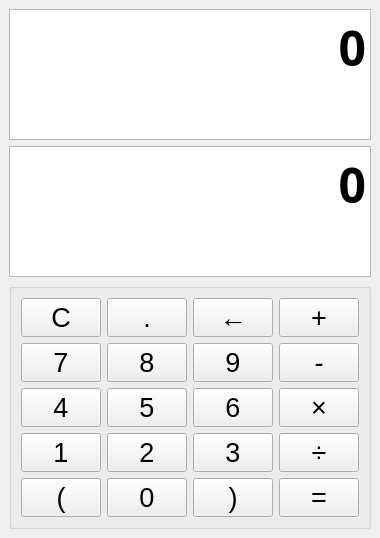
<?xml version="1.0" encoding="UTF-8"?>
<ui version="4.0">
 <class>MainWindow</class>
 <widget class="QMainWindow" name="MainWindow">
  <property name="geometry">
   <rect>
    <x>0</x>
    <y>0</y>
    <width>356</width>
    <height>538</height>
   </rect>
  </property>
  <property name="windowTitle">
   <string>计算器ver.1.5730987543</string>
  </property>
  <widget class="QWidget" name="centralwidget">
   <layout class="QGridLayout" name="gridLayout_2">
    <item row="2" column="0">
     <widget class="QTextEdit" name="textEdit_Input">
      <property name="font">
       <font>
        <family>微软雅黑</family>
        <pointsize>32</pointsize>
        <weight>50</weight>
        <bold>false</bold>
       </font>
      </property>
      <property name="layoutDirection">
       <enum>Qt::LeftToRight</enum>
      </property>
      <property name="html">
       <string>&lt;!DOCTYPE HTML PUBLIC &quot;-//W3C//DTD HTML 4.0//EN&quot; &quot;http://www.w3.org/TR/REC-html40/strict.dtd&quot;&gt;
&lt;html&gt;&lt;head&gt;&lt;meta name=&quot;qrichtext&quot; content=&quot;1&quot; /&gt;&lt;style type=&quot;text/css&quot;&gt;
p, li { white-space: pre-wrap; }
&lt;/style&gt;&lt;/head&gt;&lt;body style=&quot; font-family:'微软雅黑'; font-size:32pt; font-weight:400; font-style:normal;&quot;&gt;
&lt;p align=&quot;right&quot; style=&quot; margin-top:0px; margin-bottom:0px; margin-left:0px; margin-right:0px; -qt-block-indent:0; text-indent:0px;&quot;&gt;&lt;span style=&quot; font-family:'SimSun'; font-size:36pt; font-weight:600;&quot;&gt;0&lt;/span&gt;&lt;/p&gt;&lt;/body&gt;&lt;/html&gt;</string>
      </property>
     </widget>
    </item>
    <item row="4" column="0">
     <widget class="QGroupBox" name="groupBox">
      <property name="title">
       <string/>
      </property>
      <layout class="QGridLayout" name="gridLayout">
       <item row="3" column="2">
        <widget class="QPushButton" name="pushButton_Num_6">
         <property name="font">
          <font>
           <family>Arial</family>
           <pointsize>20</pointsize>
          </font>
         </property>
         <property name="text">
          <string>6</string>
         </property>
        </widget>
       </item>
       <item row="5" column="2">
        <widget class="QPushButton" name="pushButton_Op_bracket_right">
         <property name="font">
          <font>
           <family>Arial</family>
           <pointsize>20</pointsize>
          </font>
         </property>
         <property name="text">
          <string>)</string>
         </property>
        </widget>
       </item>
       <item row="2" column="0">
        <widget class="QPushButton" name="pushButton_Num_7">
         <property name="font">
          <font>
           <family>Arial</family>
           <pointsize>20</pointsize>
          </font>
         </property>
         <property name="text">
          <string>7</string>
         </property>
        </widget>
       </item>
       <item row="3" column="0">
        <widget class="QPushButton" name="pushButton_Num_4">
         <property name="font">
          <font>
           <family>Arial</family>
           <pointsize>20</pointsize>
          </font>
         </property>
         <property name="text">
          <string>4</string>
         </property>
        </widget>
       </item>
       <item row="4" column="1">
        <widget class="QPushButton" name="pushButton_Num_2">
         <property name="font">
          <font>
           <family>Arial</family>
           <pointsize>20</pointsize>
          </font>
         </property>
         <property name="text">
          <string>2</string>
         </property>
        </widget>
       </item>
       <item row="2" column="2">
        <widget class="QPushButton" name="pushButton_Num_9">
         <property name="font">
          <font>
           <family>Arial</family>
           <pointsize>20</pointsize>
          </font>
         </property>
         <property name="text">
          <string>9</string>
         </property>
        </widget>
       </item>
       <item row="3" column="1">
        <widget class="QPushButton" name="pushButton_Num_5">
         <property name="font">
          <font>
           <family>Arial</family>
           <pointsize>20</pointsize>
          </font>
         </property>
         <property name="text">
          <string>5</string>
         </property>
        </widget>
       </item>
       <item row="5" column="0">
        <widget class="QPushButton" name="pushButton_Op_bracket_left">
         <property name="font">
          <font>
           <family>Arial</family>
           <pointsize>20</pointsize>
          </font>
         </property>
         <property name="text">
          <string>(</string>
         </property>
        </widget>
       </item>
       <item row="5" column="1">
        <widget class="QPushButton" name="pushButton_Num_0">
         <property name="font">
          <font>
           <family>Arial</family>
           <pointsize>20</pointsize>
          </font>
         </property>
         <property name="text">
          <string>0</string>
         </property>
        </widget>
       </item>
       <item row="4" column="0">
        <widget class="QPushButton" name="pushButton_Num_1">
         <property name="font">
          <font>
           <family>Arial</family>
           <pointsize>20</pointsize>
          </font>
         </property>
         <property name="text">
          <string>1</string>
         </property>
        </widget>
       </item>
       <item row="4" column="2">
        <widget class="QPushButton" name="pushButton_Num_3">
         <property name="font">
          <font>
           <family>Arial</family>
           <pointsize>20</pointsize>
          </font>
         </property>
         <property name="text">
          <string>3</string>
         </property>
        </widget>
       </item>
       <item row="2" column="1">
        <widget class="QPushButton" name="pushButton_Num_8">
         <property name="font">
          <font>
           <family>Arial</family>
           <pointsize>20</pointsize>
          </font>
         </property>
         <property name="text">
          <string>8</string>
         </property>
        </widget>
       </item>
       <item row="1" column="3">
        <widget class="QPushButton" name="pushButton_Op_plus">
         <property name="font">
          <font>
           <family>Arial</family>
           <pointsize>20</pointsize>
          </font>
         </property>
         <property name="text">
          <string>+</string>
         </property>
        </widget>
       </item>
       <item row="2" column="3">
        <widget class="QPushButton" name="pushButton_Op_minus">
         <property name="font">
          <font>
           <family>Arial</family>
           <pointsize>20</pointsize>
          </font>
         </property>
         <property name="text">
          <string>-</string>
         </property>
        </widget>
       </item>
       <item row="3" column="3">
        <widget class="QPushButton" name="pushButton_Op_multiply">
         <property name="font">
          <font>
           <family>Arial</family>
           <pointsize>20</pointsize>
          </font>
         </property>
         <property name="text">
          <string>×</string>
         </property>
        </widget>
       </item>
       <item row="4" column="3">
        <widget class="QPushButton" name="pushButton_Op_divide">
         <property name="font">
          <font>
           <family>Arial</family>
           <pointsize>20</pointsize>
          </font>
         </property>
         <property name="text">
          <string>÷</string>
         </property>
        </widget>
       </item>
       <item row="5" column="3">
        <widget class="QPushButton" name="pushButton_Op_equal">
         <property name="font">
          <font>
           <family>Arial</family>
           <pointsize>20</pointsize>
          </font>
         </property>
         <property name="text">
          <string>=</string>
         </property>
        </widget>
       </item>
       <item row="1" column="0">
        <widget class="QPushButton" name="pushButton_Op_clear">
         <property name="font">
          <font>
           <family>Arial</family>
           <pointsize>20</pointsize>
          </font>
         </property>
         <property name="text">
          <string>C</string>
         </property>
        </widget>
       </item>
       <item row="1" column="1">
        <widget class="QPushButton" name="pushButton_Op_dot">
         <property name="font">
          <font>
           <family>Arial</family>
           <pointsize>20</pointsize>
          </font>
         </property>
         <property name="text">
          <string>.</string>
         </property>
        </widget>
       </item>
       <item row="1" column="2">
        <widget class="QPushButton" name="pushButton_Op_back">
         <property name="font">
          <font>
           <family>Arial</family>
           <pointsize>20</pointsize>
          </font>
         </property>
         <property name="text">
          <string>←</string>
         </property>
        </widget>
       </item>
      </layout>
     </widget>
    </item>
    <item row="1" column="0">
     <widget class="QTextEdit" name="textEdit_Output">
      <property name="font">
       <font>
        <family>仿宋</family>
        <pointsize>24</pointsize>
        <weight>50</weight>
        <bold>false</bold>
       </font>
      </property>
      <property name="html">
       <string>&lt;!DOCTYPE HTML PUBLIC &quot;-//W3C//DTD HTML 4.0//EN&quot; &quot;http://www.w3.org/TR/REC-html40/strict.dtd&quot;&gt;
&lt;html&gt;&lt;head&gt;&lt;meta name=&quot;qrichtext&quot; content=&quot;1&quot; /&gt;&lt;style type=&quot;text/css&quot;&gt;
p, li { white-space: pre-wrap; }
&lt;/style&gt;&lt;/head&gt;&lt;body style=&quot; font-family:'仿宋'; font-size:24pt; font-weight:400; font-style:normal;&quot;&gt;
&lt;p align=&quot;right&quot; style=&quot; margin-top:0px; margin-bottom:0px; margin-left:0px; margin-right:0px; -qt-block-indent:0; text-indent:0px;&quot;&gt;&lt;span style=&quot; font-family:'SimSun'; font-size:36pt; font-weight:600;&quot;&gt;0&lt;/span&gt;&lt;/p&gt;&lt;/body&gt;&lt;/html&gt;</string>
      </property>
     </widget>
    </item>
   </layout>
  </widget>
 </widget>
 <resources/>
 <connections/>
</ui>
